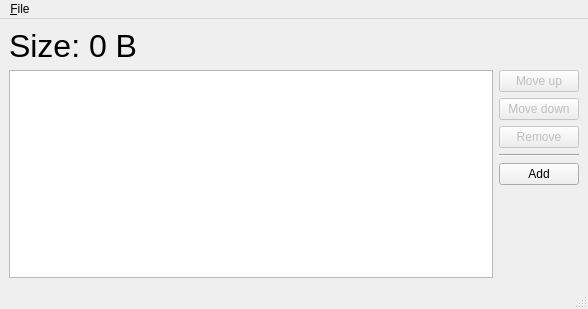
<?xml version="1.0" encoding="UTF-8"?>
<ui version="4.0">
 <class>ROMBuilderDialog</class>
 <widget class="QMainWindow" name="ROMBuilderDialog">
  <property name="geometry">
   <rect>
    <x>0</x>
    <y>0</y>
    <width>588</width>
    <height>309</height>
   </rect>
  </property>
  <property name="windowTitle">
   <string>ROM Builder</string>
  </property>
  <widget class="QWidget" name="centralwidget">
   <layout class="QVBoxLayout" name="verticalLayout_2">
    <item>
     <widget class="QLabel" name="label">
      <property name="font">
       <font>
        <pointsize>24</pointsize>
       </font>
      </property>
      <property name="text">
       <string>Size: 0 B</string>
      </property>
     </widget>
    </item>
    <item>
     <layout class="QHBoxLayout" name="horizontalLayout">
      <item>
       <widget class="QTableView" name="tableView">
        <property name="minimumSize">
         <size>
          <width>480</width>
          <height>0</height>
         </size>
        </property>
       </widget>
      </item>
      <item>
       <layout class="QVBoxLayout" name="verticalLayout">
        <item>
         <widget class="QPushButton" name="moveUpButton">
          <property name="enabled">
           <bool>false</bool>
          </property>
          <property name="text">
           <string>Move up</string>
          </property>
         </widget>
        </item>
        <item>
         <widget class="QPushButton" name="moveDownButton">
          <property name="enabled">
           <bool>false</bool>
          </property>
          <property name="text">
           <string>Move down</string>
          </property>
         </widget>
        </item>
        <item>
         <widget class="QPushButton" name="removeButton">
          <property name="enabled">
           <bool>false</bool>
          </property>
          <property name="text">
           <string>Remove</string>
          </property>
         </widget>
        </item>
        <item>
         <widget class="Line" name="line">
          <property name="orientation">
           <enum>Qt::Orientation::Horizontal</enum>
          </property>
         </widget>
        </item>
        <item>
         <widget class="QPushButton" name="addButton">
          <property name="text">
           <string>Add</string>
          </property>
         </widget>
        </item>
        <item>
         <spacer name="verticalSpacer">
          <property name="orientation">
           <enum>Qt::Orientation::Vertical</enum>
          </property>
          <property name="sizeHint" stdset="0">
           <size>
            <width>20</width>
            <height>40</height>
           </size>
          </property>
         </spacer>
        </item>
       </layout>
      </item>
     </layout>
    </item>
   </layout>
  </widget>
  <widget class="QMenuBar" name="menubar">
   <property name="geometry">
    <rect>
     <x>0</x>
     <y>0</y>
     <width>588</width>
     <height>20</height>
    </rect>
   </property>
   <widget class="QMenu" name="menu_File">
    <property name="title">
     <string>&amp;File</string>
    </property>
    <addaction name="actionSave"/>
    <addaction name="separator"/>
    <addaction name="actionClose"/>
   </widget>
   <addaction name="menu_File"/>
  </widget>
  <widget class="QStatusBar" name="statusbar"/>
  <action name="actionSave">
   <property name="text">
    <string>&amp;Save</string>
   </property>
  </action>
  <action name="actionClose">
   <property name="text">
    <string>&amp;Close</string>
   </property>
  </action>
 </widget>
 <resources/>
 <connections/>
</ui>
